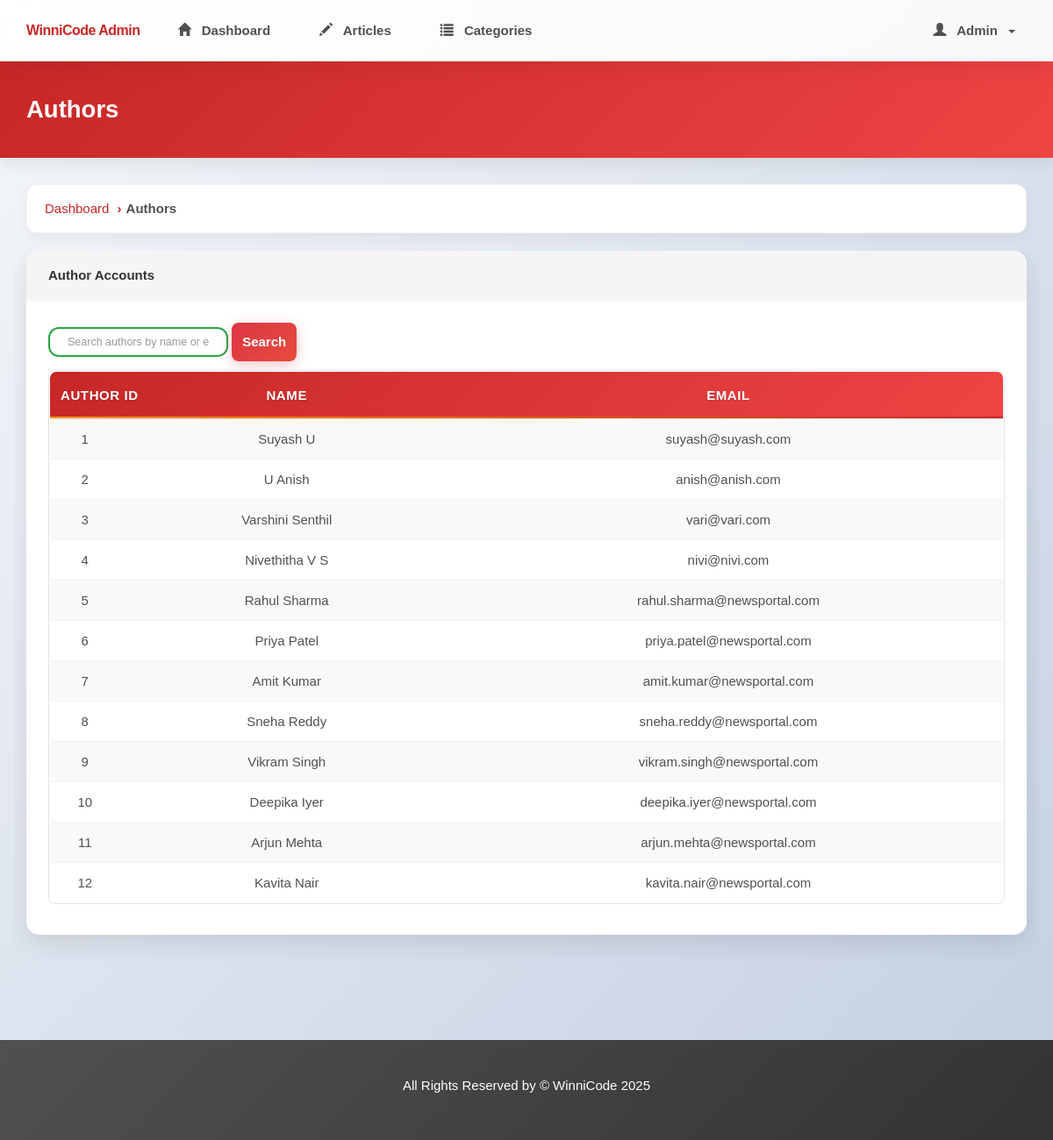
Screenshot of /admin/authors.php (signed in) with the database file from the repository.
### tables this page shows
CREATE TABLE `author` (
  `author_id` int(11) NOT NULL,
  `author_name` varchar(35) NOT NULL,
  `author_password` varchar(100) NOT NULL,
  `author_email` varchar(45) NOT NULL
);

### admin/authors.php (the view, shortened to what this page needs)
<?php
require('./includes/nav.inc.php');
?>
<section id="breadcrumb">
    <div class="container">
        <ol class="breadcrumb">
            <li><a href="./index.php">Dashboard</a></li>
            <li class="active">Authors</li>
        </ol>
    </div>
</section>
<section id="main">
    <div class="container">
        <div class="row">
            <div class="col-md-12">
                <div class="panel panel-default">
                    <div class="panel-heading">
                        <h4 class="panel-title">Author Accounts</h4>
                    </div>
                    <div class="panel-body">
                        <form method="get" class="form-inline" style="margin-bottom: 1rem;">
                            <input type="text" name="search" class="form-control"
                                placeholder="Search authors by name or email"
                                value="<?php echo isset($_GET['search']) ? htmlspecialchars($_GET['search']) : ''; ?>">
                            <button type="submit" class="btn btn-danger">Search</button>
                        </form>
                        <div class="table-responsive">
                            <table class="table table-striped table-hover article-list">
                                <thead>
                                    <tr>
                                        <th>Author ID</th>
                                        <th>Name</th>
                                        <th>Email</th>
                                    </tr>
                                </thead>
                                <tbody>
                                    <?php
                                    include_once '../includes/database.inc.php';
                                    $search = isset($_GET['search']) ? trim($_GET['search']) : '';
                                    if ($search !== '') {
                                        $search_escaped = mysqli_real_escape_string($con, $search);
                                        $author_sql = "SELECT author_id, author_name, author_email FROM author WHERE author_name LIKE '%$search_escaped%' OR author_email LIKE '%$search_escaped%' ORDER BY author_id ASC";
                                    } else {
                                        $author_sql = "SELECT author_id, author_name, author_email FROM author ORDER BY author_id ASC";
                                    }
                                    $author_result = mysqli_query($con, $author_sql);
                                    if (mysqli_num_rows($author_result) > 0) {
                                        while ($author = mysqli_fetch_assoc($author_result)) {
                                            echo '<tr>';
                                            echo '<td>' . $author['author_id'] . '</td>';
                                            echo '<td>' . htmlspecialchars($author['author_name']) . '</td>';
                                            echo '<td>' . htmlspecialchars($author['author_email']) . '</td>';
                                            echo '</tr>';
                                        }
                                    } else {
                                        echo '<tr><td colspan="3" align="center">No authors found.</td></tr>';
                                    }
                                    ?>
                                </tbody>
                            </table>
                        </div>
                    </div>
                </div>
            </div>
        </div>
    </div>
</section>
<?php
require('./includes/footer.inc.php');
?>

### assets/css/partials/4-component.css (style rules this page uses)
.container { width: 100%; padding-right: 15px; padding-left: 15px; margin-right: auto; margin-left: auto; max-width: 100%; overflow-x: hidden; word-wrap: break-word; overflow-wrap: break-word; }
.btn { display: inline-block; border: none; background: var(--dark-color); color: #fff; text-decoration: none; font-family: var(--ff-nunito); padding: 0.5rem 0.75rem; border-radius: var(--border-radius); transition: all 200ms ease-in-out; }

### assets/css/partials/1-variables.css (style rules this page uses)
:root { --primary-color: #c72727; --secondary-color: #f99500; --light-color: #f1f1f1; --dark-color: #50514f; --black-color: #333333; --tag-trend-color: #fa163f; --tag-yellow-color: #ffbe0b; --tag-purple-color: #8338ec; --tag-blue-color: #3a86ff; --tag-green-color: #00ff73; --tag-orange-color: #ef4339; --tag-pink-color: #ff0a54; --tag-brown-color: #663f3f; --hover-color: #ee4444; --active-color: #b90615; --ts-xs: 0.625rem; --ts-vs: 0.75rem; --ts-sml: 1rem; --ts-md: 1.25rem; --ts-lg: 1.5rem; --hs-vs: 1.6rem; --hs-sml: 2.25rem; --hs-md: 2.75rem; --hs-lg: 3.5rem; --ff-monts: "Montserrat", sans-serif; --ff-nunito: "Nunito Sans", sans-serif; --ff-noto: "Noto Serif", serif; --ff-robo: "Roboto", sans-serif; --border-radius: 5px; --space-xs: 0.5rem; --space-sm: 1rem; --space-md: 1.5rem; --space-lg: 2rem; --space-xl: 3rem; --lh-tight: 1.2; --lh-normal: 1.5; --lh-relaxed: 1.7; --lh-loose: 1.8; }

### rows the page displays
author: author_id "1", author_name "Suyash U", author_email "suyash@suyash.com"
author: author_id "2", author_name "U Anish", author_email "anish@anish.com"
author: author_id "3", author_name "Varshini Senthil", author_email "vari@vari.com"
author: author_id "4", author_name "Nivethitha V S", author_email "nivi@nivi.com"
author: author_id "5", author_name "Rahul Sharma", author_email "rahul.sharma@newsportal.com"
author: author_id "6", author_name "Priya Patel", author_email "priya.patel@newsportal.com"
author: author_id "7", author_name "Amit Kumar", author_email "amit.kumar@newsportal.com"
author: author_id "8", author_name "Sneha Reddy", author_email "sneha.reddy@newsportal.com"
author: author_id "9", author_name "Vikram Singh", author_email "vikram.singh@newsportal.com"
author: author_id "10", author_name "Deepika Iyer", author_email "deepika.iyer@newsportal.com"
author: author_id "11", author_name "Arjun Mehta", author_email "arjun.mehta@newsportal.com"
author: author_id "12", author_name "Kavita Nair", author_email "kavita.nair@newsportal.com"

### other values shown
$admin_name "Admin"
$page_title "Authors"
